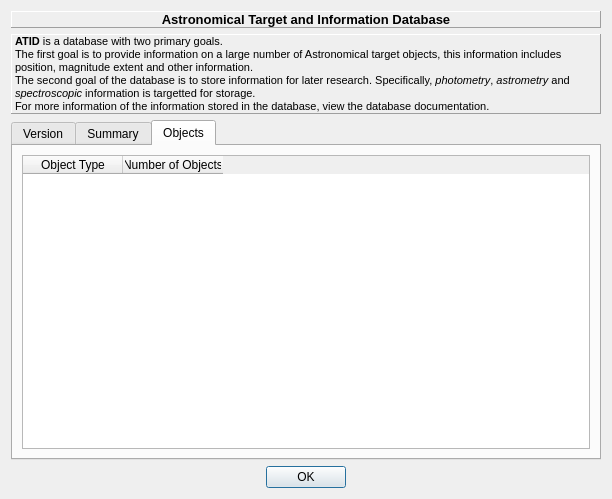
<?xml version="1.0" encoding="UTF-8"?>
<ui version="4.0">
 <class>Dialog</class>
 <widget class="QDialog" name="Dialog">
  <property name="windowModality">
   <enum>Qt::ApplicationModal</enum>
  </property>
  <property name="geometry">
   <rect>
    <x>0</x>
    <y>0</y>
    <width>612</width>
    <height>499</height>
   </rect>
  </property>
  <property name="focusPolicy">
   <enum>Qt::TabFocus</enum>
  </property>
  <property name="windowTitle">
   <string>About ATID</string>
  </property>
  <property name="autoFillBackground">
   <bool>false</bool>
  </property>
  <property name="modal">
   <bool>true</bool>
  </property>
  <layout class="QGridLayout" name="gridLayout">
   <item row="0" column="0">
    <widget class="QLabel" name="label">
     <property name="font">
      <font>
       <pointsize>10</pointsize>
       <weight>75</weight>
       <bold>true</bold>
      </font>
     </property>
     <property name="frameShape">
      <enum>QFrame::Panel</enum>
     </property>
     <property name="frameShadow">
      <enum>QFrame::Raised</enum>
     </property>
     <property name="text">
      <string>&lt;!DOCTYPE HTML PUBLIC &quot;-//W3C//DTD HTML 4.0//EN&quot; &quot;http://www.w3.org/TR/REC-html40/strict.dtd&quot;&gt;
&lt;html&gt;&lt;head&gt;&lt;meta name=&quot;qrichtext&quot; content=&quot;1&quot; /&gt;&lt;style type=&quot;text/css&quot;&gt;
p, li { white-space: pre-wrap; }
&lt;/style&gt;&lt;/head&gt;&lt;body style=&quot; font-family:'MS Shell Dlg 2'; font-size:8.25pt; font-weight:400; font-style:normal;&quot;&gt;
&lt;p style=&quot; margin-top:0px; margin-bottom:0px; margin-left:0px; margin-right:0px; -qt-block-indent:0; text-indent:0px;&quot;&gt;&lt;span style=&quot; font-size:10pt; font-weight:600;&quot;&gt;Astronomical Target and Information Database&lt;/span&gt;&lt;/p&gt;&lt;/body&gt;&lt;/html&gt;</string>
     </property>
     <property name="textFormat">
      <enum>Qt::RichText</enum>
     </property>
     <property name="alignment">
      <set>Qt::AlignCenter</set>
     </property>
    </widget>
   </item>
   <item row="1" column="0">
    <widget class="QLabel" name="label_2">
     <property name="frameShape">
      <enum>QFrame::Panel</enum>
     </property>
     <property name="frameShadow">
      <enum>QFrame::Raised</enum>
     </property>
     <property name="text">
      <string>&lt;!DOCTYPE HTML PUBLIC &quot;-//W3C//DTD HTML 4.0//EN&quot; &quot;http://www.w3.org/TR/REC-html40/strict.dtd&quot;&gt;
&lt;html&gt;&lt;head&gt;&lt;meta name=&quot;qrichtext&quot; content=&quot;1&quot; /&gt;&lt;style type=&quot;text/css&quot;&gt;
p, li { white-space: pre-wrap; }
&lt;/style&gt;&lt;/head&gt;&lt;body style=&quot; font-family:'MS Shell Dlg 2'; font-size:8.25pt; font-weight:400; font-style:normal;&quot;&gt;
&lt;p style=&quot; margin-top:0px; margin-bottom:0px; margin-left:0px; margin-right:0px; -qt-block-indent:0; text-indent:0px;&quot;&gt;&lt;span style=&quot; font-size:8pt; font-weight:600;&quot;&gt;ATID&lt;/span&gt;&lt;span style=&quot; font-size:8pt;&quot;&gt; is a database with two primary goals.&lt;/span&gt;&lt;/p&gt;
&lt;p style=&quot; margin-top:0px; margin-bottom:0px; margin-left:0px; margin-right:0px; -qt-block-indent:0; text-indent:0px;&quot;&gt;&lt;span style=&quot; font-size:8pt;&quot;&gt;The first goal is to provide information on a large number of Astronomical target objects, this information includes position, magnitude extent and other information.&lt;/span&gt;&lt;/p&gt;
&lt;p style=&quot; margin-top:0px; margin-bottom:0px; margin-left:0px; margin-right:0px; -qt-block-indent:0; text-indent:0px;&quot;&gt;&lt;span style=&quot; font-size:8pt;&quot;&gt;The second goal of the database is to store information for later research. Specifically, &lt;/span&gt;&lt;span style=&quot; font-size:8pt; font-style:italic;&quot;&gt;photometry&lt;/span&gt;&lt;span style=&quot; font-size:8pt;&quot;&gt;, &lt;/span&gt;&lt;span style=&quot; font-size:8pt; font-style:italic;&quot;&gt;astrometry&lt;/span&gt;&lt;span style=&quot; font-size:8pt;&quot;&gt; and &lt;/span&gt;&lt;span style=&quot; font-size:8pt; font-style:italic;&quot;&gt;spectroscopic&lt;/span&gt;&lt;span style=&quot; font-size:8pt;&quot;&gt; information is targetted for storage.&lt;/span&gt;&lt;/p&gt;
&lt;p style=&quot; margin-top:0px; margin-bottom:0px; margin-left:0px; margin-right:0px; -qt-block-indent:0; text-indent:0px;&quot;&gt;&lt;span style=&quot; font-size:8pt;&quot;&gt;For more information of the information stored in the database, view the database documentation.&lt;/span&gt;&lt;/p&gt;&lt;/body&gt;&lt;/html&gt;</string>
     </property>
     <property name="wordWrap">
      <bool>true</bool>
     </property>
    </widget>
   </item>
   <item row="2" column="0">
    <widget class="QTabWidget" name="tabWidget">
     <property name="tabPosition">
      <enum>QTabWidget::North</enum>
     </property>
     <property name="tabShape">
      <enum>QTabWidget::Rounded</enum>
     </property>
     <property name="currentIndex">
      <number>2</number>
     </property>
     <property name="elideMode">
      <enum>Qt::ElideNone</enum>
     </property>
     <widget class="QWidget" name="widget">
      <attribute name="title">
       <string>Version</string>
      </attribute>
      <layout class="QGridLayout" name="gridLayout_2">
       <item row="0" column="0">
        <widget class="QTableWidget" name="twVersion">
         <property name="tabKeyNavigation">
          <bool>false</bool>
         </property>
         <property name="showDropIndicator" stdset="0">
          <bool>false</bool>
         </property>
         <property name="dragDropOverwriteMode">
          <bool>false</bool>
         </property>
         <property name="alternatingRowColors">
          <bool>true</bool>
         </property>
         <property name="selectionMode">
          <enum>QAbstractItemView::NoSelection</enum>
         </property>
         <property name="gridStyle">
          <enum>Qt::SolidLine</enum>
         </property>
         <property name="wordWrap">
          <bool>true</bool>
         </property>
         <property name="cornerButtonEnabled">
          <bool>false</bool>
         </property>
         <property name="rowCount">
          <number>6</number>
         </property>
         <property name="columnCount">
          <number>2</number>
         </property>
         <attribute name="verticalHeaderVisible">
          <bool>false</bool>
         </attribute>
         <attribute name="verticalHeaderCascadingSectionResizes">
          <bool>false</bool>
         </attribute>
         <row/>
         <row/>
         <row/>
         <row/>
         <row/>
         <row/>
         <column>
          <property name="text">
           <string>Parameter</string>
          </property>
         </column>
         <column>
          <property name="text">
           <string>Value</string>
          </property>
         </column>
         <item row="0" column="0">
          <property name="flags">
           <set>ItemIsDragEnabled|ItemIsUserCheckable|ItemIsEnabled</set>
          </property>
         </item>
         <item row="0" column="1">
          <property name="flags">
           <set>ItemIsDragEnabled|ItemIsUserCheckable|ItemIsEnabled</set>
          </property>
         </item>
         <item row="1" column="0">
          <property name="flags">
           <set>ItemIsDragEnabled|ItemIsUserCheckable|ItemIsEnabled</set>
          </property>
         </item>
         <item row="1" column="1">
          <property name="flags">
           <set>ItemIsDragEnabled|ItemIsUserCheckable|ItemIsEnabled</set>
          </property>
         </item>
         <item row="2" column="0">
          <property name="flags">
           <set>ItemIsDragEnabled|ItemIsUserCheckable|ItemIsEnabled</set>
          </property>
         </item>
         <item row="2" column="1">
          <property name="flags">
           <set>ItemIsDragEnabled|ItemIsUserCheckable|ItemIsEnabled</set>
          </property>
         </item>
         <item row="3" column="1">
          <property name="flags">
           <set>ItemIsEnabled</set>
          </property>
         </item>
        </widget>
       </item>
      </layout>
     </widget>
     <widget class="QWidget" name="tab_2">
      <attribute name="title">
       <string>Summary</string>
      </attribute>
      <layout class="QGridLayout" name="gridLayout_3">
       <item row="0" column="0">
        <widget class="QTableWidget" name="twSummary">
         <property name="rowCount">
          <number>0</number>
         </property>
         <property name="columnCount">
          <number>4</number>
         </property>
         <attribute name="verticalHeaderVisible">
          <bool>false</bool>
         </attribute>
         <column>
          <property name="text">
           <string>Catalogue</string>
          </property>
         </column>
         <column>
          <property name="text">
           <string>Abbreviation</string>
          </property>
         </column>
         <column>
          <property name="text">
           <string>Number of Objects</string>
          </property>
         </column>
         <column>
          <property name="text">
           <string>Identifier Format</string>
          </property>
         </column>
        </widget>
       </item>
      </layout>
     </widget>
     <widget class="QWidget" name="tab_3">
      <attribute name="title">
       <string>Objects</string>
      </attribute>
      <layout class="QGridLayout" name="gridLayout_4">
       <item row="0" column="0">
        <widget class="QTableWidget" name="twObjects">
         <property name="rowCount">
          <number>0</number>
         </property>
         <attribute name="verticalHeaderVisible">
          <bool>false</bool>
         </attribute>
         <column>
          <property name="text">
           <string>Object Type</string>
          </property>
         </column>
         <column>
          <property name="text">
           <string>Number of Objects</string>
          </property>
         </column>
        </widget>
       </item>
      </layout>
     </widget>
    </widget>
   </item>
   <item row="3" column="0">
    <widget class="QDialogButtonBox" name="buttonBox">
     <property name="orientation">
      <enum>Qt::Horizontal</enum>
     </property>
     <property name="standardButtons">
      <set>QDialogButtonBox::Ok</set>
     </property>
     <property name="centerButtons">
      <bool>true</bool>
     </property>
    </widget>
   </item>
  </layout>
 </widget>
 <resources/>
 <connections>
  <connection>
   <sender>buttonBox</sender>
   <signal>accepted()</signal>
   <receiver>Dialog</receiver>
   <slot>accept()</slot>
   <hints>
    <hint type="sourcelabel">
     <x>248</x>
     <y>254</y>
    </hint>
    <hint type="destinationlabel">
     <x>157</x>
     <y>274</y>
    </hint>
   </hints>
  </connection>
 </connections>
</ui>
